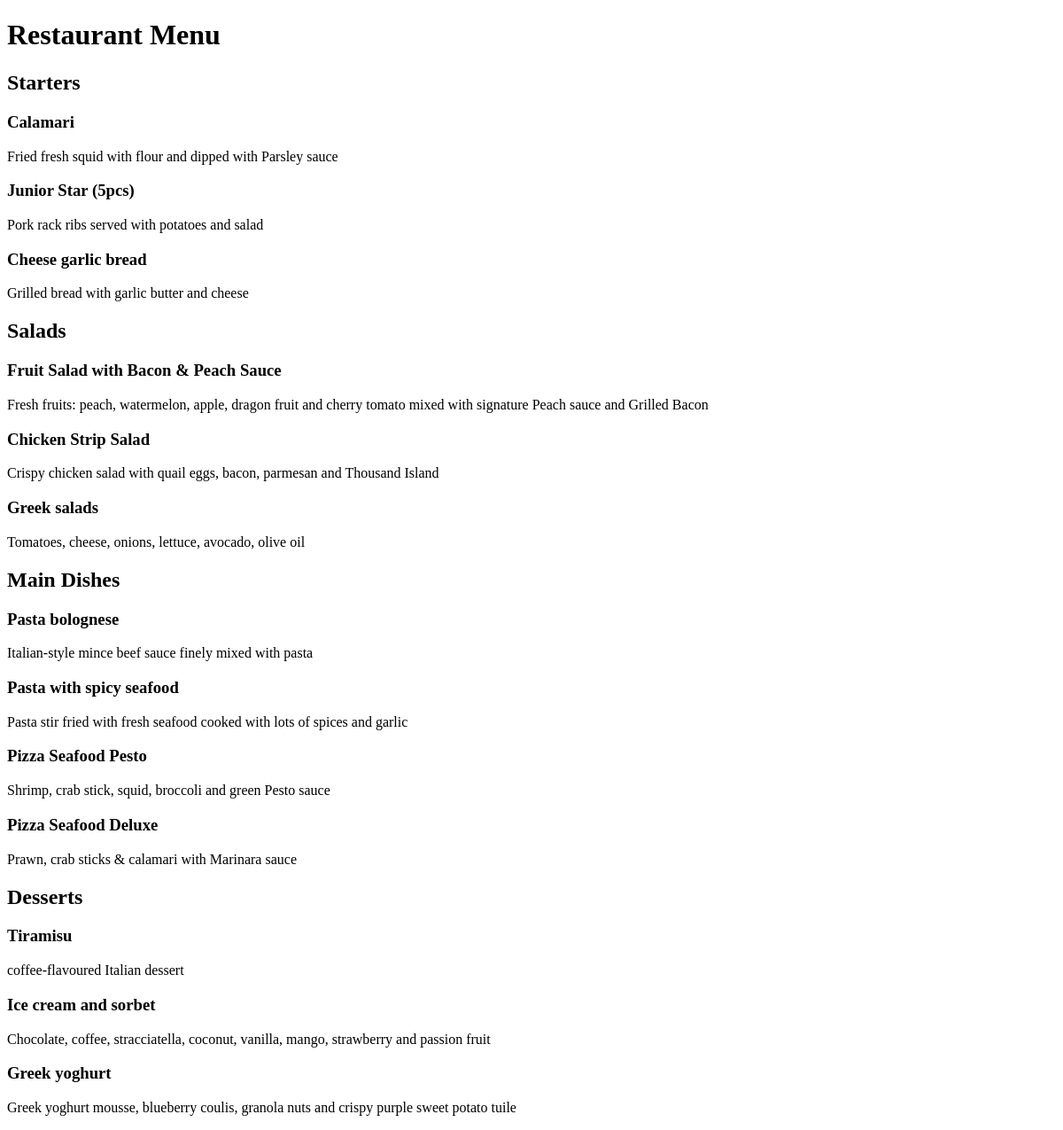
Before: / with the older database file.
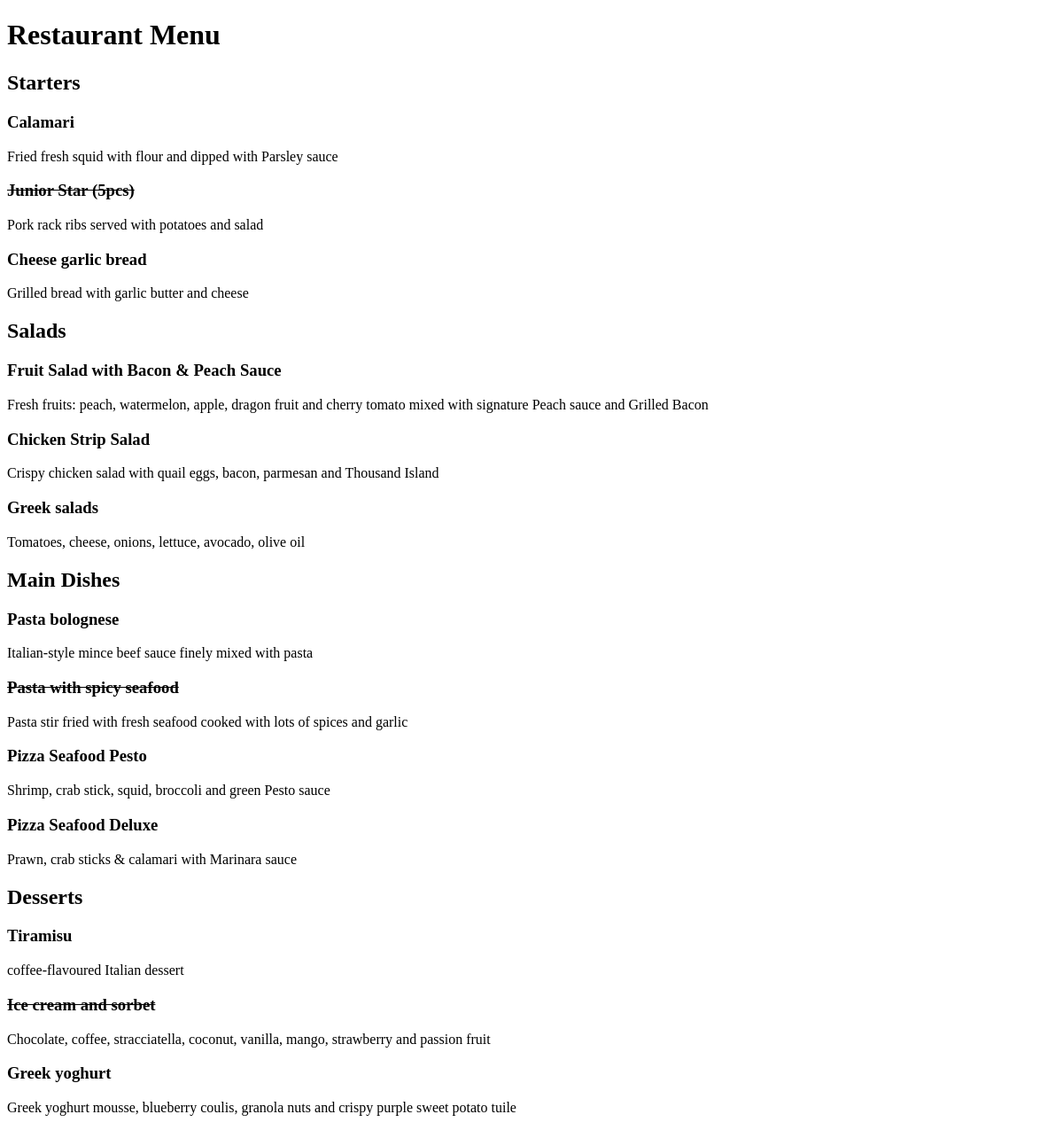
After: the same page with the newer database file.
### restaurant_menu/models.py (models this page shows, shortened)
class Meal(models.Model):
    meal_name = models.CharField(max_length=1000, unique=True)
    description = models.CharField(max_length=2000)
    price = models.DecimalField(max_digits=10, decimal_places=2)
    meal_type = models.CharField(max_length=200, choices=MEAL_TYPE)
    author = models.ForeignKey(User, on_delete=models.PROTECT)
    status = models.IntegerField(choices=MEAL_STATUS, default=1)
    created_on = models.DateTimeField(auto_now_add=True)
    updated_on = models.DateTimeField(auto_now=True)

### restaurant_menu/views.py (the view)
# urls.py: path('', views.MenuList.as_view(), name='home')
class MenuList(generic.ListView):
    queryset = Meal.objects.order_by("-created_on")
    template_name = "index.html"
    def get_context_data(self, **kwargs):
        context = super().get_context_data(**kwargs)
        context["meal_types"] = MEAL_TYPE
        return context

### restaurant_menu/templates/index.html (shortened to what this page needs)
<!DOCTYPE html>
<html lang="en">
<head>
</head>
<body>
    <h1>Restaurant Menu</h1>
    {% for meal_type in meal_types %}
        <h2>{{ meal_type.1 }}</h2>
        {% for row in meal_list %}
            {% if row.meal_type == meal_type.0 %}
                {% if row.status == 0 %}
                    <h3><del>{{ row.meal_name }}</del></h3>
                    <p>{{ row.description }}</p>
                {% else %}
                    <h3>{{ row.meal_name }}</h3>
                    <p>{{ row.description }}</p>
                {% endif %}
            {% endif %}
        {% endfor %}
    {% endfor %}
</body>
</html>

Changed rows visible on the page:
changed Meal "Junior Star (5pcs)": status 1 → 0 (drawn)
changed Meal "Pasta with spicy seafood": status 1 → 0 (drawn)
changed Meal "Ice cream and sorbet": status 1 → 0 (drawn)
Other visible differences:
list line gone: "Junior Star (5pcs) Pork rack ribs served with potatoes and salad"
new list line: "Junior Star (5pcs) Pork rack ribs served with potatoes and salad"
list line gone: "Pasta with spicy seafood Pasta stir fried with fresh seafood cooked with lots of spices and garlic"
new list line: "Pasta with spicy seafood Pasta stir fried with fresh seafood cooked with lots of spices and garlic"
list line gone: "Ice cream and sorbet Chocolate, coffee, stracciatella, coconut, vanilla, mango, strawberry and passion fruit"
new list line: "Ice cream and sorbet Chocolate, coffee, stracciatella, coconut, vanilla, mango, strawberry and passion fruit"
